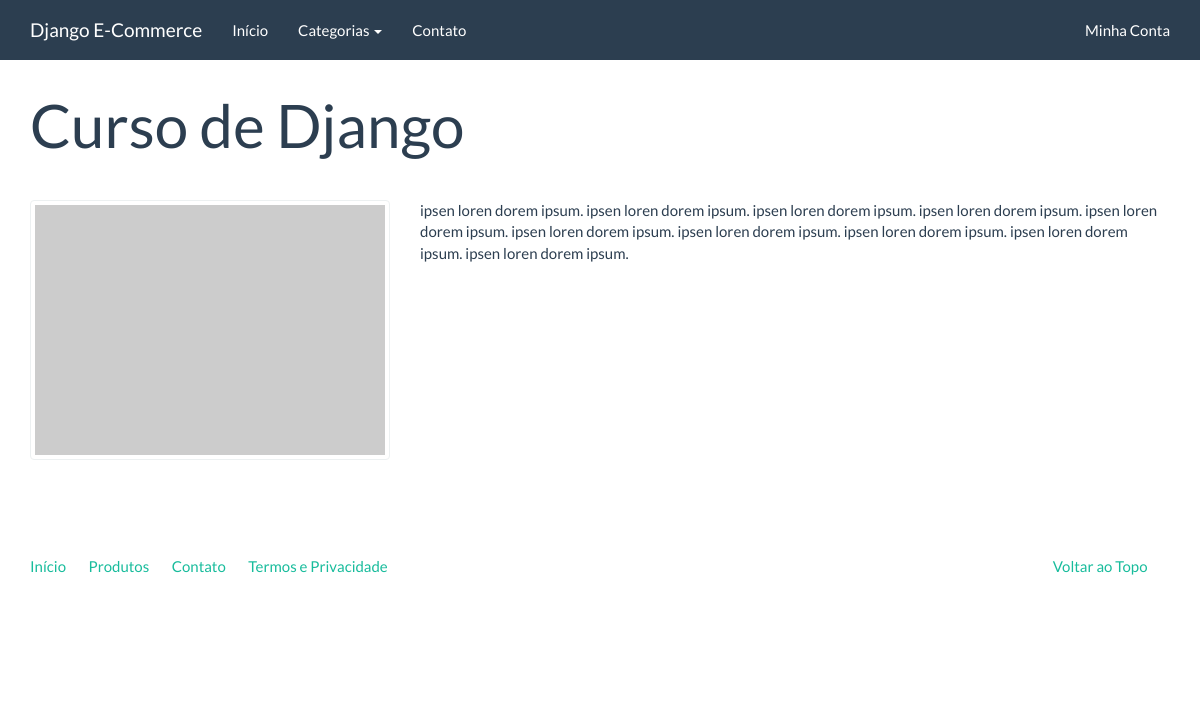
Page /catalogo/produtos/curso-de-django/ on the committed database.
### catalog/models.py (models this page shows, shortened)
class Product(models.Model):
        name = models.CharField('Nome', max_length=100)
        slug = models.SlugField('Identificador', max_length=100)
        category = models.ForeignKey('catalog.Category', verbose_name='Categoria', on_delete=models.CASCADE)
        description = models.TextField('Descrição', blank=True)
        price = models.DecimalField('Preço', decimal_places=2, max_digits = 10)
        created = models.DateTimeField('Criado em', auto_now_add=True)
        modified = models.DateTimeField('Modificado em', auto_now=True)
        class Meta:
            verbose_name = 'Produto'
            verbose_name_plural = 'Produtos'
            ordering = ['name']
        def __str__(self):
            return self.name

### catalog/views.py (the view)
# urls.py: url(r'^produtos/(?P<slug>[\w_-]+)/$', views.product, name='product'),
def product(request, slug):
    product = Product.objects.get(slug=slug)
    context = {
        'product': product
    }
    return render(request, 'catalog/product.html', context)

### catalog/context_processors.py (called while the page is built)
def categories(request):
    return {
        'categories': Category.objects.all()
    }

### catalog/models.py (called while the page is built)
    def get_absolute_url(self):
        return reverse('catalog:category', kwargs={'slug':self.slug})

    def __str__(self):
        return self.name

### catalog/templates/catalog/product.html (shortened to what this page needs)
{% extends 'base.html' %}
{% block container %}
<div class="page-header">
  <h1>{{ product }}</h1>
</div>
<div class="row">
  <div class="col-sm-4">
    <a href="#" class="thumbnail">
      <img src="http://placehold.it/350x250" alt="" />
    </a>
  </div>
  <div class="col-sm-8">
    {{ product.description|linebreaks }}
  </div>
</div>
{% endblock %}

### rows in the picture
Product: name "Curso de Django", description "ipsen loren dorem ipsum. ipsen loren dorem ipsum. ipsen loren dorem ipsum. ipsen loren dorem ipsum. ipsen loren dorem ipsum. ipsen loren dorem ipsum. ipsen loren dorem ipsum. ipsen loren dorem ipsum. ipsen loren dorem ipsum. ipsen loren dorem ipsum."
